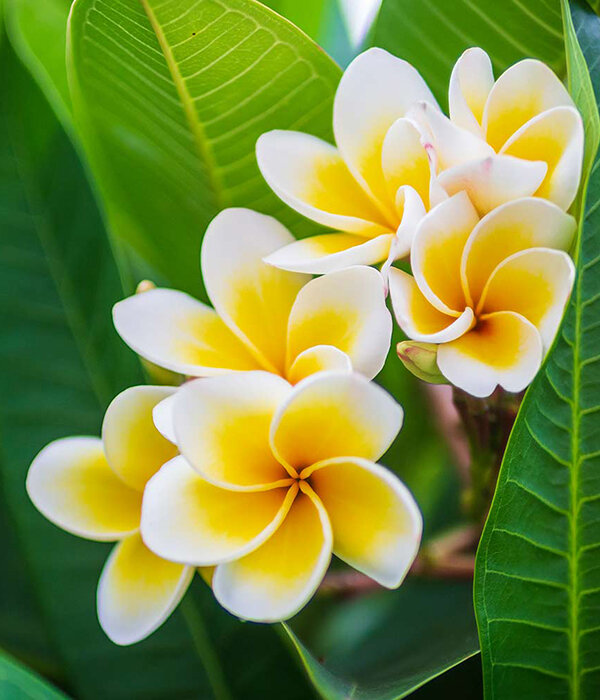
#> input picture slides/01.dasar_pengolahan_citra_digital/dataset/flower_bali.jpg, 600 x 700 px
$ python 04.pillow_resizing_smaller.py
#> lines starting #> are read from the running program, lines starting #| are printed output that depends on the picture
"""
script ini akan melakukan resizing terhadap citra menjadi lebih kecil dengan menggunakan library pillow
penjelasan lebih detil dapat dibaca di file html atau python notebook yang telah disediakan
"""

from PIL import Image
import matplotlib.pylab as plt

im = Image.open('../dataset/flower_bali.jpg')
#> im is the input picture: PIL image 600x700 RGB; mean R, G, B 125, 144.1, 67.1
print(im.width, im.height)
#| 600 700

# resizing menggunakan lanczos interpolation
im_small = im.resize((im.width//5, im.height//5), Image.LANCZOS)
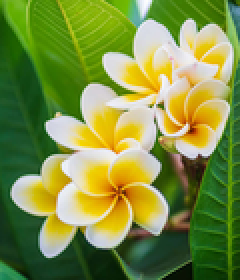
#> im_small: PIL image 120x140 RGB (shown 2 times larger); mean R, G, B 125, 144.1, 67.3
print(im_small.width, im_small.height)
#| 120 140

# bandingkan hasil resizing
plt.subplot(121)
plt.imshow(im)
plt.title('citra asli')
plt.subplot(122)
plt.imshow(im_small)
plt.title('citra hasil resizing')
plt.show()
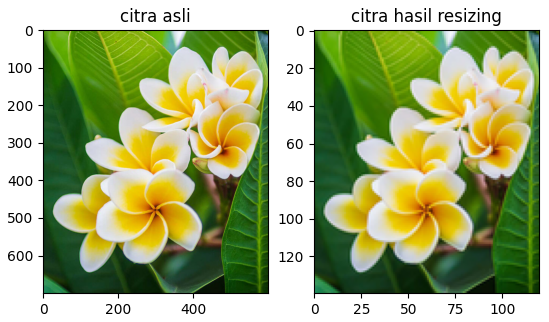
#> figure drawn by matplotlib, 2 panels

$ run again, with slides/01.dasar_pengolahan_citra_digital/dataset/flower.png saved as slides/01.dasar_pengolahan_citra_digital/dataset/flower_bali.jpg
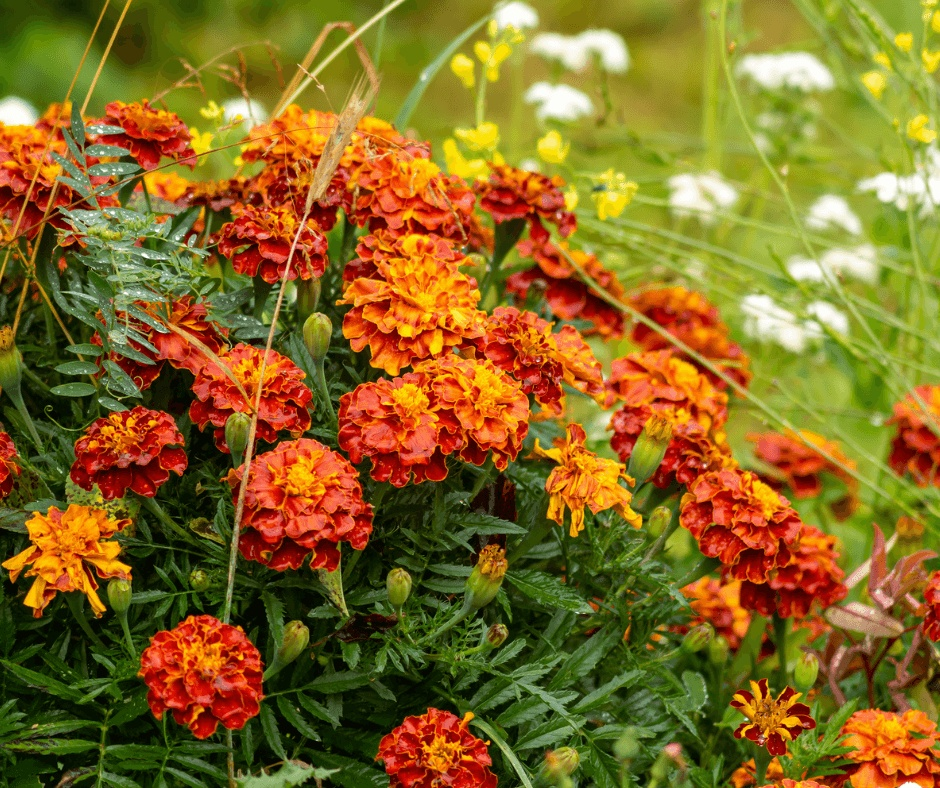
#> input picture slides/01.dasar_pengolahan_citra_digital/dataset/flower.png, 940 x 788 px
#> im is the input picture: PIL image 940x788 RGB; mean R, G, B 133.7, 104.7, 34.3
#| 940 788
#> `im_small = im.resize((im.width//5, im.height//5), Image.LANCZOS)`:
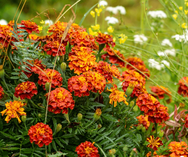
#> im_small: PIL image 188x157 RGB; mean R, G, B 133.6, 104.7, 34.4
#| 188 157
#> `plt.show()`:
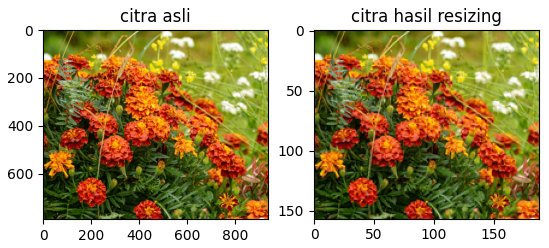
#> figure drawn by matplotlib, 2 panels
